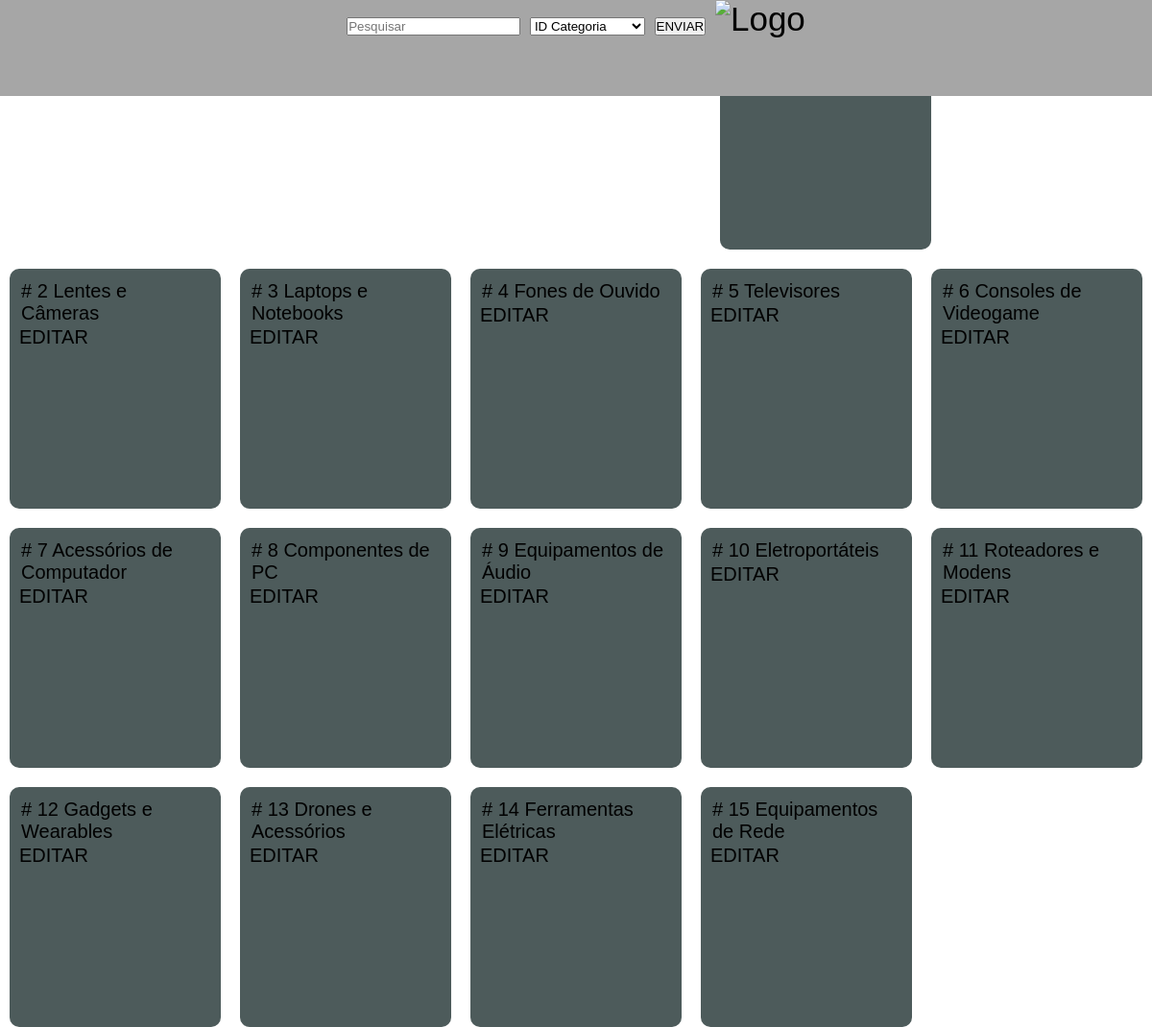
The page /categoria on the database as committed earlier.
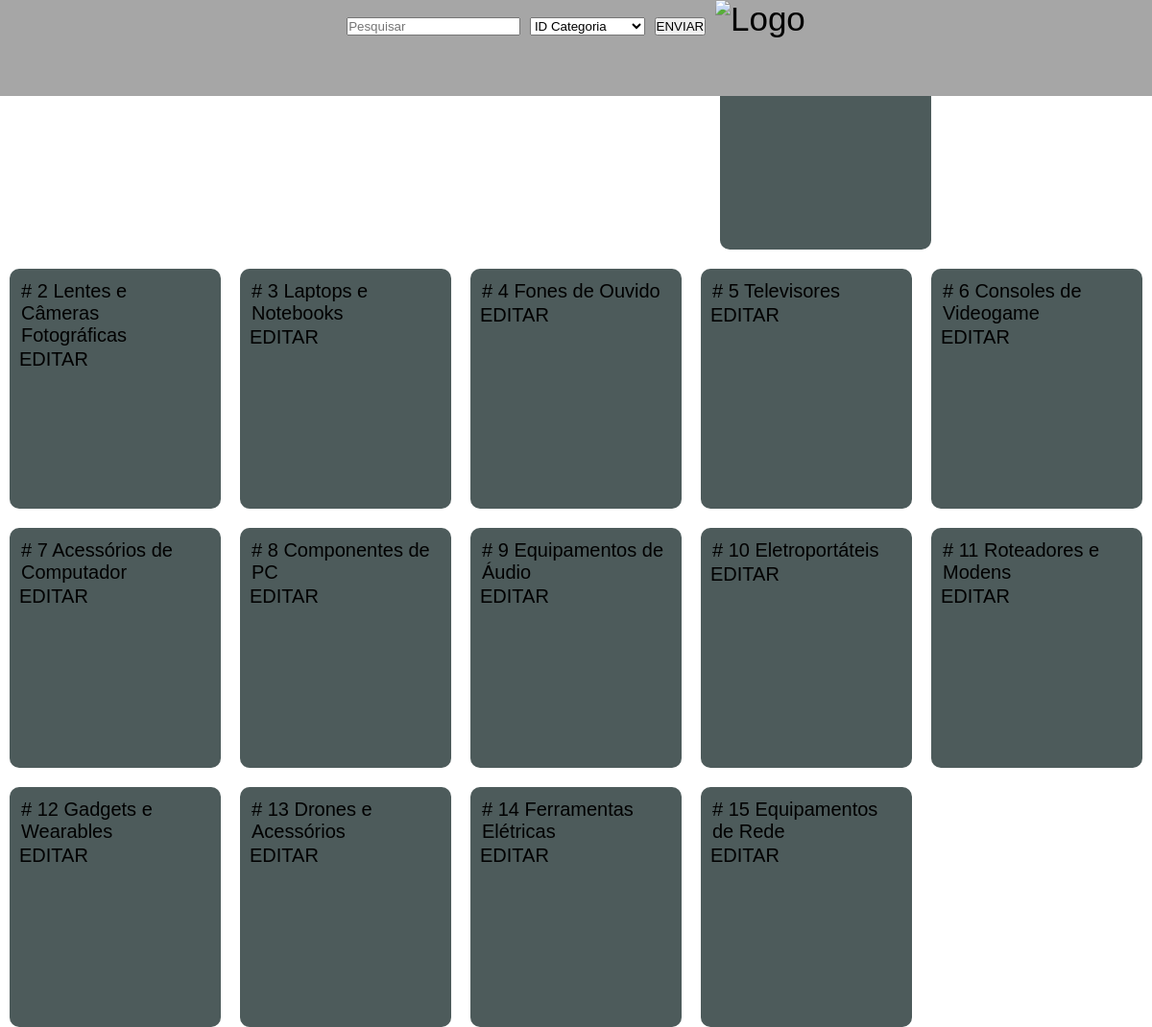
The same page on the database as committed later.
### models.py (models this page shows, shortened)
class Categoria(Base):
    __tablename__ = 'categorias'
    ID_categoria = Column(Integer, primary_key=True)
    nome_cat = Column(String(40), nullable=False, index=True)
    def serialize_categoria(self):
        dados_categoria = {
            'ID_categoria': self.ID_categoria,
            'nome_cat': self.nome_cat,
        }
        return dados_categoria

### app.py (the view)
@app.route('/categoria', methods=['GET', 'POST'])
def categorias_func():
    lista_categoria = select(Categoria).select_from(Categoria)
    lista_categoria = db_session.execute(lista_categoria).scalars()
    resultado = []
    print(lista_categoria)
    for cat in lista_categoria:
        resultado.append(cat.serialize_categoria())
    dicion = dicionario_colunas_categoria()
    return render_template('lista_categoria.html',
                           var_categoria=resultado,
                           class_=Categoria,
                           pesquisa=False,
                           numero_resultados=len(resultado),
                           dicio=dicion)

### app.py (called while the page is built)
def dicionario_colunas_categoria():
    dicion = {
        "ID_categoria": "ID Categoria",
        "nome_cat": "Nome Categoria"
    }
    return dicion

### templates/lista_categoria.html (shortened to what this page needs)
{% extends 'templates-barra-de-pesquisa.html' %}
{% block conteudo %}
    {% for categoria in var_categoria %}
        <div class="card">
            <p># {{ categoria.ID_categoria }} {{ categoria.nome_cat }}</p>
            <a href="{{url_for('editar_categoria', id_categoria=categoria.ID_categoria)}}">EDITAR</a>
        </div>
    {% endfor%}
{% endblock %}

Rows that differ between the two databases and show on the page:
changed Categoria id 2: nome_cat "Lentes e Câmeras" → "Lentes e Câmeras Fotográficas"
